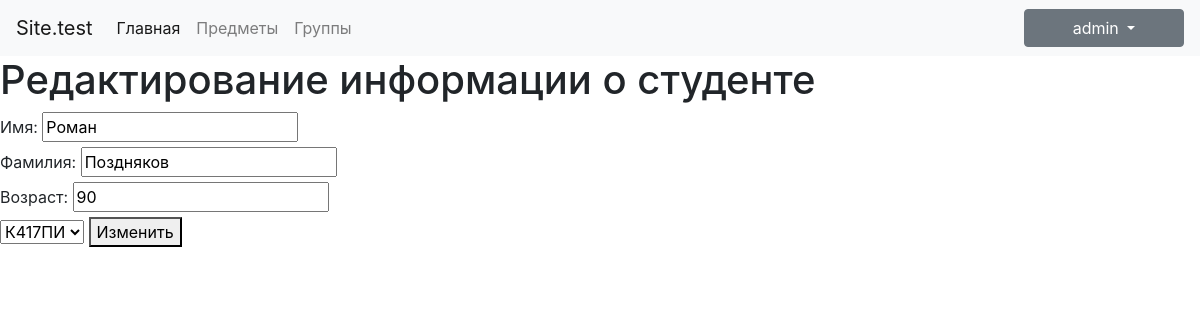
The page /qwery/edit-user-info.php?userid=1 (signed in) on the database its author committed.
### tables this page shows
CREATE TABLE `users` (
  `id` int(10) NOT NULL,
  `group_id` int(10) NOT NULL,
  `name` varchar(255) NOT NULL,
  `surname` varchar(255) NOT NULL,
  `age` int(10) NOT NULL
);

### qwery/getGroupsFromEditStudent.php (called while the page is built, shortened)
<?php include $_SERVER['DOCUMENT_ROOT'].'/config.php'; ?>
<?php
	$my_data = $db->query("SELECT * FROM `groups`");
	$groupsArr = [];
?>

### qwery/edit-user-info.php (the view, shortened to what this page needs)
<?php
$userid = $_GET['userid'];
include $_SERVER['DOCUMENT_ROOT'].'/config.php';
$user_info = $db->query("SELECT * FROM `users` WHERE  `users`.`id` = ".$userid);
$user = $user_info->fetch_assoc();
?>
<?php include $_SERVER['DOCUMENT_ROOT'].'/header.php'; ?>
<?php include 'getGroupsFromEditStudent.php'?>
<h1>Редактирование информации о студенте</h1>
<form action="update-student.php" method="POST" >
    <label for="name">Имя:</label>
    <input type="text" id="name" name="name" value="<? echo $user['name']?>"><br/>
    <label for="surname">Фамилия:</label>
    <input type="text" id="surname" name="surname" value="<? echo $user['surname']?>"><br/>
    <label for="age">Возраст:</label>
	<input type="number" id="age" name="age" value="<? echo $user['age']?>"><br/>
    <select name="group_id">
		<?php foreach($groupsArr as $key => $value) {?>
			<option value="<?= $value['id'] ?>"><?= $value['group_name']?></option>
		<?php }?>
	</select>
	<button>Изменить</button>
</form>
<?php include $_SERVER['DOCUMENT_ROOT'].'/footer.php'?>

### rows shown on the page
users: name "Роман", surname "Поздняков", age "90"

### other values the page prints
form field group_id "К417ПИ"
